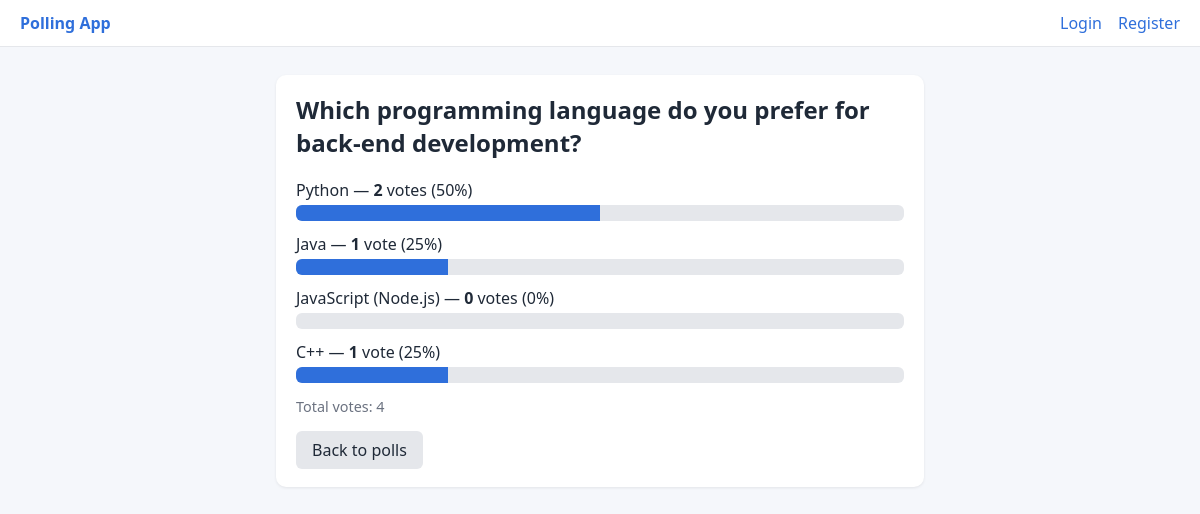
/1/results/, run on the app's committed database.
### polls/models.py (models this page shows, shortened)
class Question(models.Model):
    question_text = models.CharField(max_length=200)
    pub_date = models.DateTimeField(default=timezone.now)
    is_active = models.BooleanField(default=True, help_text="Untick to hide this poll from users.")
    class Meta:
        ordering = ['-pub_date']
    def total_votes(self):
        return sum(choice.votes for choice in self.choices.all())

class Choice(models.Model):
    question = models.ForeignKey(Question, related_name='choices', on_delete=models.CASCADE)
    choice_text = models.CharField(max_length=100)
    votes = models.PositiveIntegerField(default=0)

### polls/views.py (the view)
# urls.py: path('<int:question_id>/results/', views.results, name='results'),
def results(request, question_id):
    question = get_object_or_404(Question, pk=question_id)
    total = question.total_votes()
    rows = [
        {
            'text': c.choice_text,
            'votes': c.votes,
            'percent': round(c.votes * 100 / total) if total else 0,
        }
        for c in question.choices.all()
    ]
    return render(request, 'polls/results.html', {'question': question, 'rows': rows, 'total': total})

### polls/templates/polls/results.html (shortened to what this page needs)
{% extends 'polls/base.html' %}
{% block content %}
  <div class="card">
    <h2>{{ question.question_text }}</h2>
    {% for row in rows %}
      <div>{{ row.text }} &mdash; <strong>{{ row.votes }}</strong> vote{{ row.votes|pluralize }} ({{ row.percent }}%)</div>
      <div class="bar-wrap"><div class="bar" style="width: {{ row.percent }}%"></div></div>
    {% empty %}
      <p>This poll has no choices yet.</p>
    {% endfor %}
    <p class="muted">Total votes: {{ total }}</p>
    <a class="btn secondary" href="{% url 'polls:index' %}">Back to polls</a>
  </div>
{% endblock %}

### polls/templates/polls/base.html (style rules this page uses)
:root { --accent: #2f6fdb; --bg: #f5f7fb; --card: #fff; --text: #1f2937; --muted: #6b7280; }
* { box-sizing: border-box; }
body { font-family: system-ui, Arial, sans-serif; background: var(--bg); color: var(--text); margin: 0; }
.card { background: var(--card); border-radius: 10px; padding: 18px 20px; margin-bottom: 14px; box-shadow: 0 1px 3px rgba(0,0,0,.08); }
.card h3, h1, h2 { margin-top: 0; }
.btn { display: inline-block; background: var(--accent); color: #fff; border: none; border-radius: 6px; padding: 8px 16px; cursor: pointer; text-decoration: none; font: inherit; }
.btn.secondary { background: #e5e7eb; color: var(--text); }
.muted { color: var(--muted); font-size: .9em; }
.bar-wrap { background: #e5e7eb; border-radius: 6px; height: 16px; overflow: hidden; margin: 4px 0 12px; }
.bar { background: var(--accent); height: 100%; }

### data on the page
Question: question_text "Which programming language do you prefer for back-end development?"
Choice: text "Python"
Choice: text "Java"
Choice: text "JavaScript (Node.js)"
Choice: text "C++"

### other printed values
{{ row.votes }} "2" "1" "0" "1"
{{ row.percent }} "50" "25" "0" "25"
{{ total }} "4"
